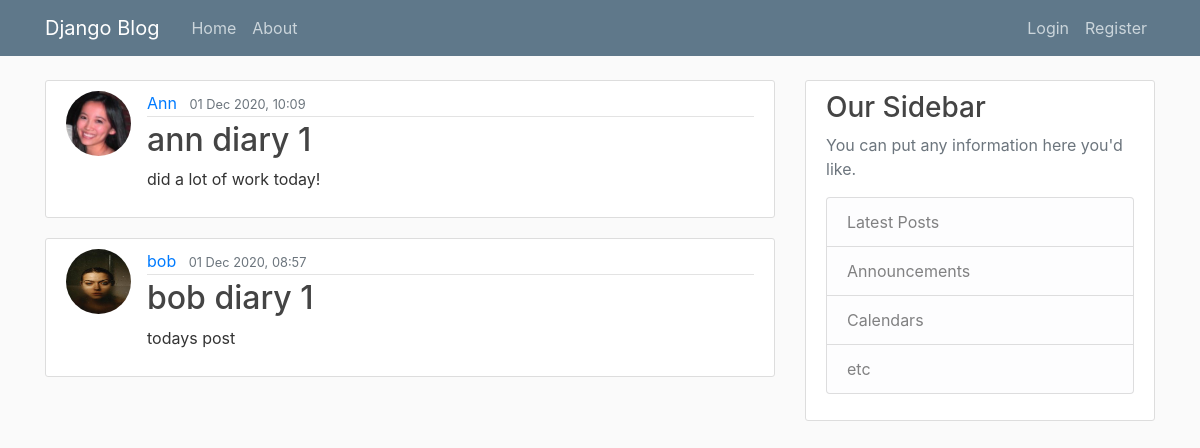
The page /blog/ on the database as committed earlier.
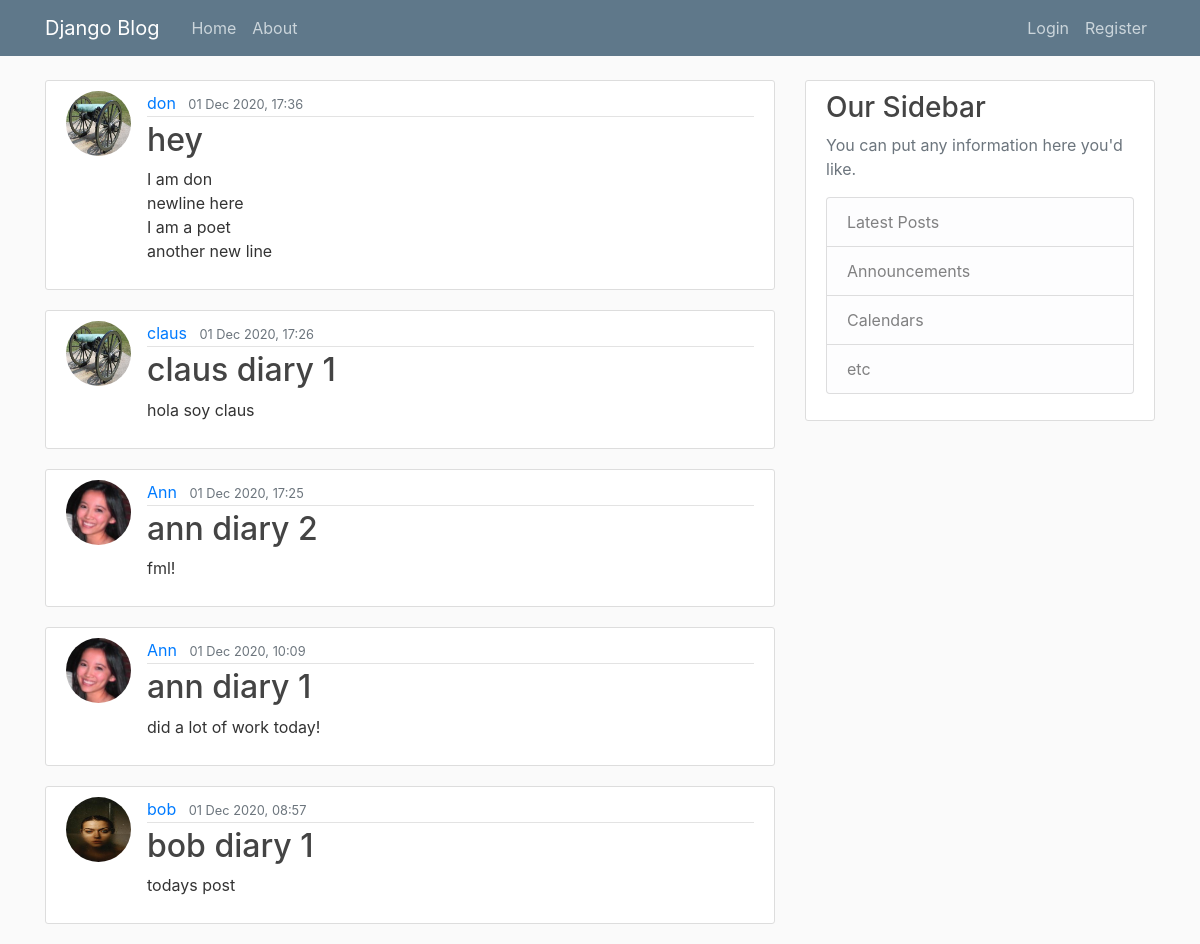
The same page on the database as committed later.
### blogTutorial/models.py (models this page shows, shortened)
class Post(models.Model):
    title = models.CharField(max_length=100)
    content = models.TextField()
    date_posted = models.DateTimeField(default=timezone.now)
    author = models.ForeignKey(User, on_delete=models.CASCADE)

### users/models.py (models this page shows, shortened)
class Profile(models.Model):
    user = models.OneToOneField(User, on_delete=models.CASCADE)
    image = models.ImageField(default='default.jpg', upload_to='profile_pics')

### blogTutorial/views.py (the view)
# urls.py: path('', views.PostListView.as_view(), name='blog_home'),  # host/blog
class PostListView(ListView):
    model = Post
    ordering = ['-date_posted']
    template_name = 'blogTutorial/home.html'
    context_object_name = 'posts'

### blogTutorial/templates/blogTutorial/home.html
{% extends 'blogTutorial/base.html' %}
{% block content %}
    {% for post in posts %}
        <article class="media content-section">
            <img class="rounded-circle article-img" src="{{ post.author.profile.image.url }}">
            <div class="media-body">
                <div class="article-metadata">
                    <a class="mr-2" href="#">{{ post.author }}</a>
                    <small class="text-muted">{{ post.date_posted|date:'d M Y, H:i' }}</small>
                </div>
                <h2><a class="article-title" href="{% url 'blogTutorial:post-detail' post.id %}">{{ post.title }}</a></h2>
                <p class="article-content">{{ post.content }}</p>
            </div>
        </article>
    {% endfor %}
{% endblock content %}

### blogTutorial/templates/blogTutorial/base.html (shortened to what this page needs)
{% load static %}
<!doctype html>
<html lang="en">
<head>
    <link rel="stylesheet"
          href="https://stackpath.bootstrapcdn.com/bootstrap/4.3.1/css/bootstrap.min.css"
>
    <link rel="stylesheet" type="text/css" href="{% static 'blogTutorial/main.css' %}">
</head>
<body>
<header class="site-header">
    <nav class="navbar navbar-expand-md navbar-dark bg-steel fixed-top">
        <div class="container">
            <a class="navbar-brand mr-4" href="{% url 'blogTutorial:blog_home' %}">Django Blog</a>
            <div class="collapse navbar-collapse" id="navbarToggle">
                <div class="navbar-nav mr-auto">
                    <a class="nav-item nav-link" href="{% url 'blogTutorial:blog_home' %}">Home</a>
                    <a class="nav-item nav-link" href="{% url 'blogTutorial:blog_about' %}">About</a>
                </div>
                <div class="navbar-nav">
                    {% if user.is_authenticated %}
                        <a class="nav-item nav-link" href="{% url 'blogTutorial:post-create' %}">New Post</a>
                        <a class="nav-item nav-link" href="{% url 'profile' %}">{{ user.username }}</a>
                        <a class="nav-item nav-link" href="{% url 'logout' %}">Logout</a>
                    {% else %}
                        <a class="nav-item nav-link" href="{% url 'login' %}">Login</a>
                        <a class="nav-item nav-link" href="{% url 'registration' %}">Register</a>
                    {% endif %}
                </div>
            </div>
        </div>
    </nav>
</header>
<main role="main" class="container">
    <div class="row">
        <div class="col-md-8">
            {% block content %}{% endblock %}
        </div>
        <div class="col-md-4">
            <div class="content-section">
                <h3>Our Sidebar</h3>
                <p class='text-muted'>You can put any information here you'd
                    like.
                <ul class="list-group">
                    <li class="list-group-item list-group-item-light">Latest
                        Posts
                    </li>
                    <li class="list-group-item list-group-item-light">
                        Announcements
                    </li>
                    <li class="list-group-item list-group-item-light">
                        Calendars
                    </li>
                    <li class="list-group-item list-group-item-light">etc</li>
                </ul>
                </p>
            </div>
        </div>
    </div>
</main>
</body>
</html>

### blogTutorial/static/blogTutorial/main.css (style rules this page uses)
body { background: #fafafa; color: #333333; margin-top: 5rem; }
h1, h2, h3, h4, h5, h6 { color: #444444; }
ul { margin: 0; }
.bg-steel { background-color: #5f788a; }
.site-header .navbar-nav .nav-link { color: #cbd5db; }
.content-section { background: #ffffff; padding: 10px 20px; border: 1px solid #dddddd; border-radius: 3px; margin-bottom: 20px; }
.article-title { color: #444444; }
.article-content { white-space: pre-line; }
.article-img { height: 65px; width: 65px; margin-right: 16px; }
.article-metadata { padding-bottom: 1px; margin-bottom: 4px; border-bottom: 1px solid #e3e3e3 }

Rows that differ between the two databases and show on the page:
added Post: author.profile.image (placeholder picture), author "don", date_posted "01 Dec 2020, 17:36", title "hey", content "I am don newline here I am a poet another new line"
added Post: author.profile.image (placeholder picture), author "claus", date_posted "01 Dec 2020, 17:26", title "claus diary 1", content "hola soy claus"
added Post: author.profile.image (picture), author "Ann", date_posted "01 Dec 2020, 17:25", title "ann diary 2", content "fml!"
